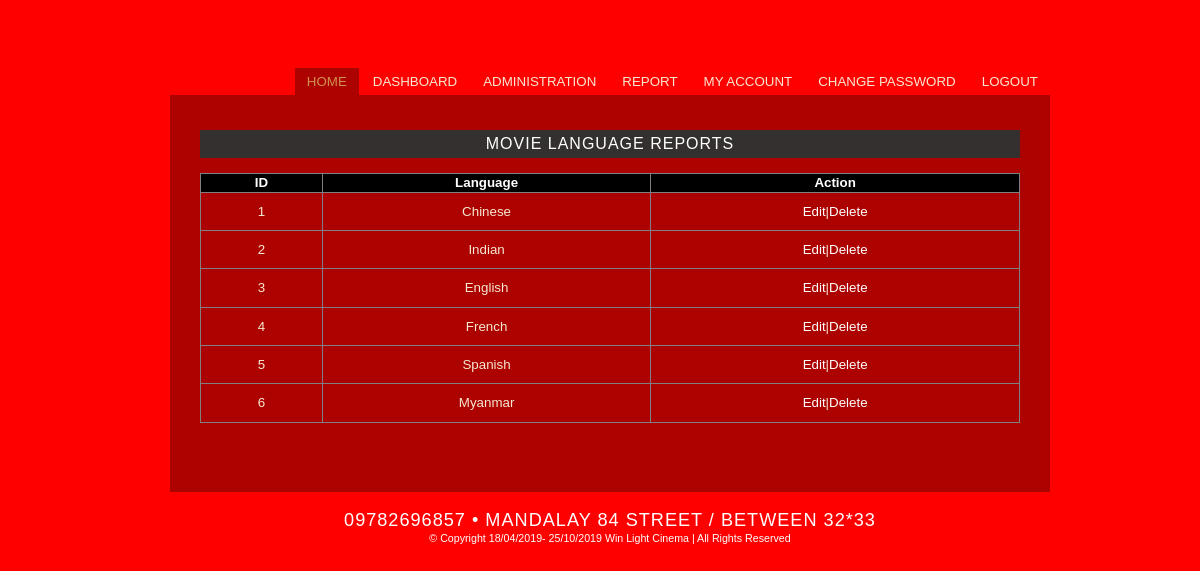
Page /admin/language_report.php (signed in) on the committed database.
### tables this page shows
CREATE TABLE IF NOT EXISTS `language` (
  `id` int(11) NOT NULL AUTO_INCREMENT,
  `language_name` varchar(100) NOT NULL,
  `description` varchar(1000) NOT NULL,
  PRIMARY KEY (`id`)
);

### admin/language_report.php (the view, shortened to what this page needs)
<?php
	include('header.php');
?>
 <div id="content">
			<div class="portfolio-area" style="margin:0 auto; padding:20px 20px 20px 20px; width:820px;">
				<h2 class="accordion-header" style="height: 18px; margin-bottom: 15px; color: rgb(255, 255, 255); background: none repeat scroll 0px 0px rgb(53, 48, 48);">Movie Language Reports</h2>
				<table class="detail" border="1">
					<tr>
						<th>ID</th>
						<th>Language</th>
						<th>Action</th>
					</tr>
					<?php
						$res=mysql_query("select * from language");
						while($row=mysql_fetch_assoc($res)):
					?>
					<tr>
						<td><?php echo $row['id']; ?></td>
						<td><?php echo $row['language_name']; ?></td>
						<td><a href="" style="color: #fff;text-decoration: none;">Edit</a>|<a href="" style="color: #fff;text-decoration: none;">Delete</a></td>
					</tr>
					<?php endwhile; ?>
				</table>
            </div>
    </div>
 <?php
	include('footer.php');
 ?>

### admin/xres/css/style.css (style rules this page uses)
* { margin:0;padding:0; }
img, a { border:none; outline:none; }
body { background-color: red; font:smaller Arial, Helvetica, sans-serif; line-height:1.3em; color:#f6e8d2; }
#content { float:left; background: transparent url(../images/slideshow-bg.png) repeat-x top left; width:860px; min-height:377px; padding:10px; margin:0 0 20px 50px; }

### admin/vallenato/vallenato.css (style rules this page uses)
.accordion-header { font-size: 16px; background: #ebebeb; margin: 5px 0 0 0; padding: 5px 20px; cursor: pointer; color: #666666; }
.active-header { background: url(images/active-header.gif) #cef98d; background-repeat: no-repeat; background-position: right 50%; }

### admin/css/demo.css (style rules this page uses)
h2 { font-weight:lighter; font-family:verdana,arial,sans-serif; text-align:center; margin-top:1em; color:#333; text-transform:uppercase; letter-spacing:1px; font-size:1.2em; }
a { font-weight:normal; outline:none; }

### admin/language_report.php (style rules this page uses)
.detail { border-collapse: collapse; width: 100%; }
.detail th { text-align: center; background-color: black; color: white; }
.detail td { text-align: center; padding: 10px; }

### rows in the picture
language: id "1", language_name "Chinese"
language: id "2", language_name "Indian"
language: id "3", language_name "English"
language: id "4", language_name "French"
language: id "5", language_name "Spanish"
language: id "6", language_name "Myanmar"
